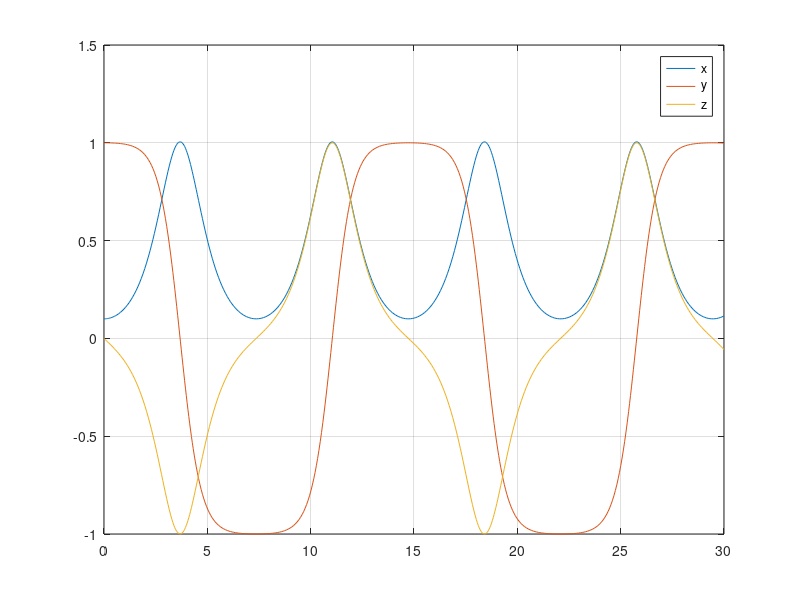

MATLAB code to generate this figure:
clear; close all;
% define tennis racket

% calculate inertia tensor
I = zeros(3);
I1 = 1; I2 = 2; I3 = 3; % test case intertial moment values to see if ODE works
% define Euler equations
dwdt = @(t,w) [(I2-I3)/I1*w(2)*w(3);(I3-I1)/I2*w(3)*w(1);(I1-I2)/I1*w(1)*w(2)];
% solve system of ODEs
[t,w] = ode45(dwdt,[0 30],[0.1 1 0],odeset('RelTol',1e-6));

plot(t,w);
grid on;
legend('x','y','z');